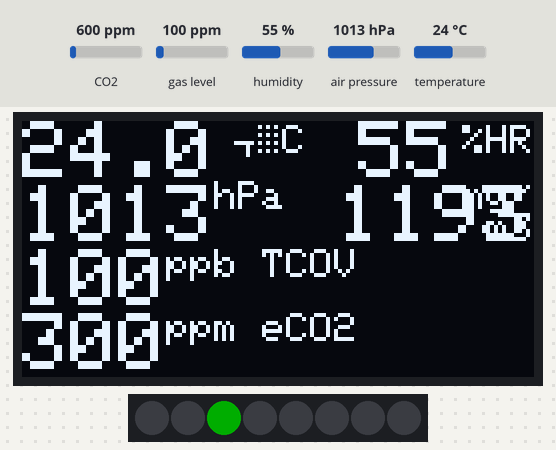
This program was run on a simulated ESP32. On the bench: 128×64 one-colour display, 8 RGB LEDs in strip order, left to right. Inputs (shaded band) come from the test bench; at power-on: CO2 600 ppm, gas level 100 ppm, humidity 55 %, air pressure 1013 hPa, temperature 24 °C. Dim RGB values are drawn brighter than linear; the display library's start-up logo is not drawn; what the program prints to the serial monitor is not drawn.

Above: at 7.6 s.
7.7 s: CO2 set to 1700 ppm
At 17.1 s:
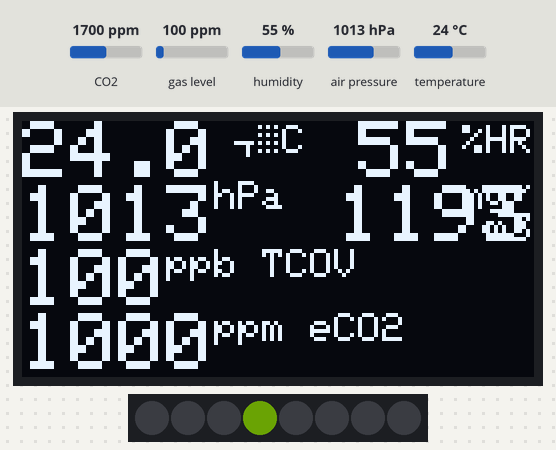
20.5 s: CO2 set to 2350 ppm
At 27.7 s:
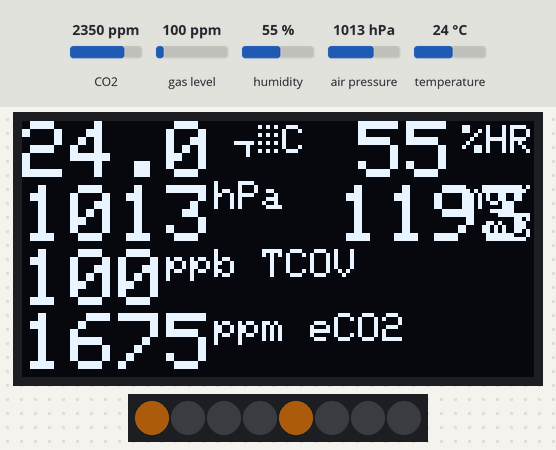
30.8 s: CO2 set to 1050 ppm
At 38.0 s:
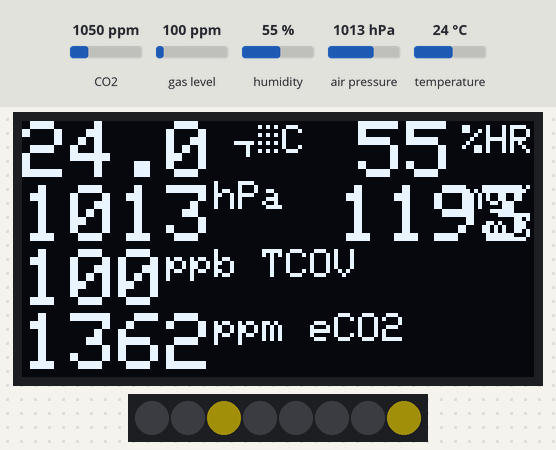
41.3 s: CO2 set to 2948 ppm
At 47.6 s:
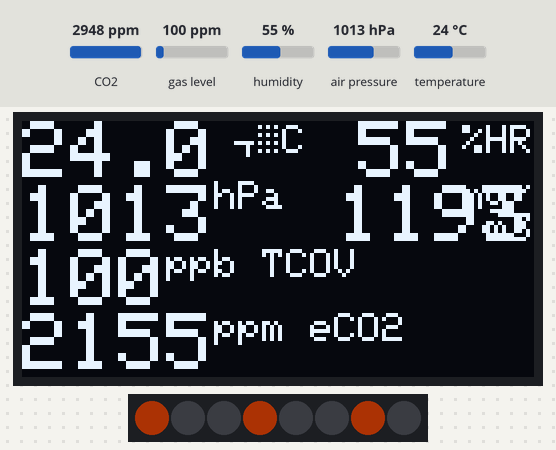
50.7 s: gas level set to 20 ppm
At 57.4 s:
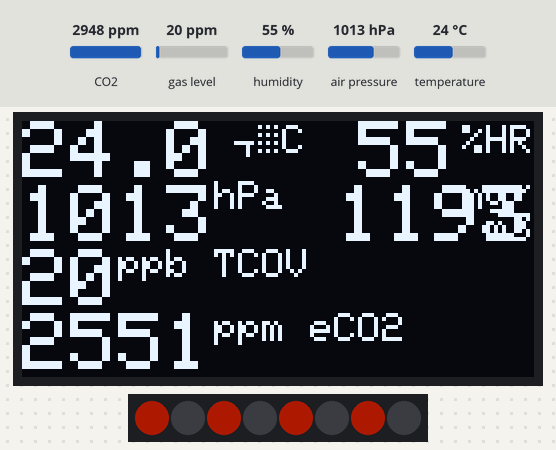
Timing chart, 0 to 59.1 s (numbered marks = the images above; inputs shaded):
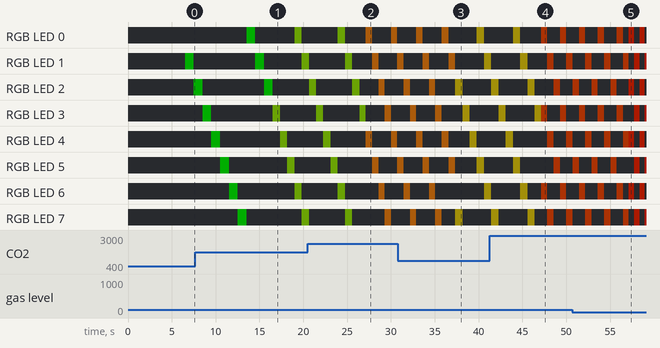

Measured:
- what the display in image 1 shows lasts 0.9 s, from 16.5 s to 17.4 s
- what the display in image 2 shows lasts 0.8 s, from 27.1 s to 27.9 s

The program:

main.cpp
```cpp
/******************************************************************************
* Stéphane Lepoutère                                                  11-2022 *
*                                   QAir                                      *
*
* Programme de surveillance de la qualité de l'air
*   - lecture
*       - eCO2
*       - TCOV
*       - °C
*       - %HR
*           -> hygro absolue mg/m3
*       - hPa
*       - niveau batterie
*   - Affichage sur SDD1306
*   - Affichage sur site web
*       - sous forme de webSocket
******************************************************************************/

#include <Arduino.h>

//#define DEBUG_SERIAL

#include <capteurEnv.h>
#include <capteurQualAir.h>
#include <stripLed.h>
#include <displayQAir.h>

#include<WiFi.h>
#include<FS.h>

//---------------------------------------------------------
// Gestion du capteur environnement
//
CapteurEnv capteurEnv;
CapteurQualAir capteurQualAir;

StripLed stripled;
DisplayQAir displayQAir;

/******************************************************************************
 *   Début du SETUP
 *
 ******************************************************************************/
void setup()
{
    Serial.begin(115200);

    while ((!Serial) && (millis() < 5000));

    Serial.println("Bonjour !");

    displayQAir.init();

    capteurEnv.init(30000);
    capteurQualAir.init(10000);

    stripled.init();
}


/******************************************************************************
 *   LOOP
 *
 ******************************************************************************/
void loop()
{
    static sdata_env_qualite data_env_qualite = {0};        // Stocke les données eCO2 et TCOV
    static sdata_env data_env = {0};

    if(capteurEnv.lecture(&data_env))
    {
        capteurQualAir.setHumidity(data_env.hygroAbsolue);

        // Affiche les données sur l'écran lcd s'il est correctement initialisé
        displayQAir.displayAffiche(data_env);
    }

    if(capteurQualAir.lecture(&data_env_qualite))
    {
        displayQAir.displayAffiche(data_env_qualite);

        stripled.afficheStrip(data_env_qualite.eCO2);
    }

    stripled.miseAJour();
}
```
